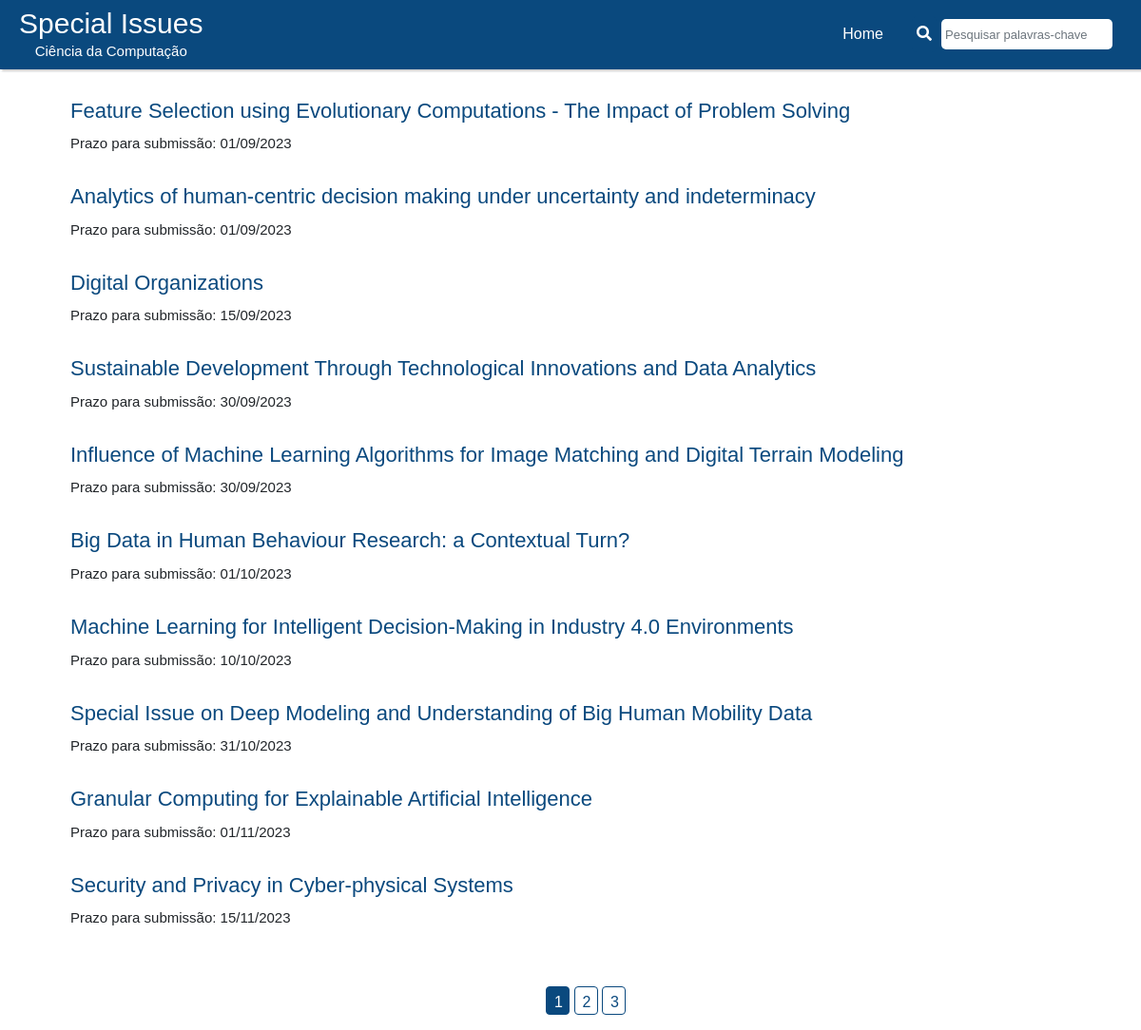
Before: / with the older database file.
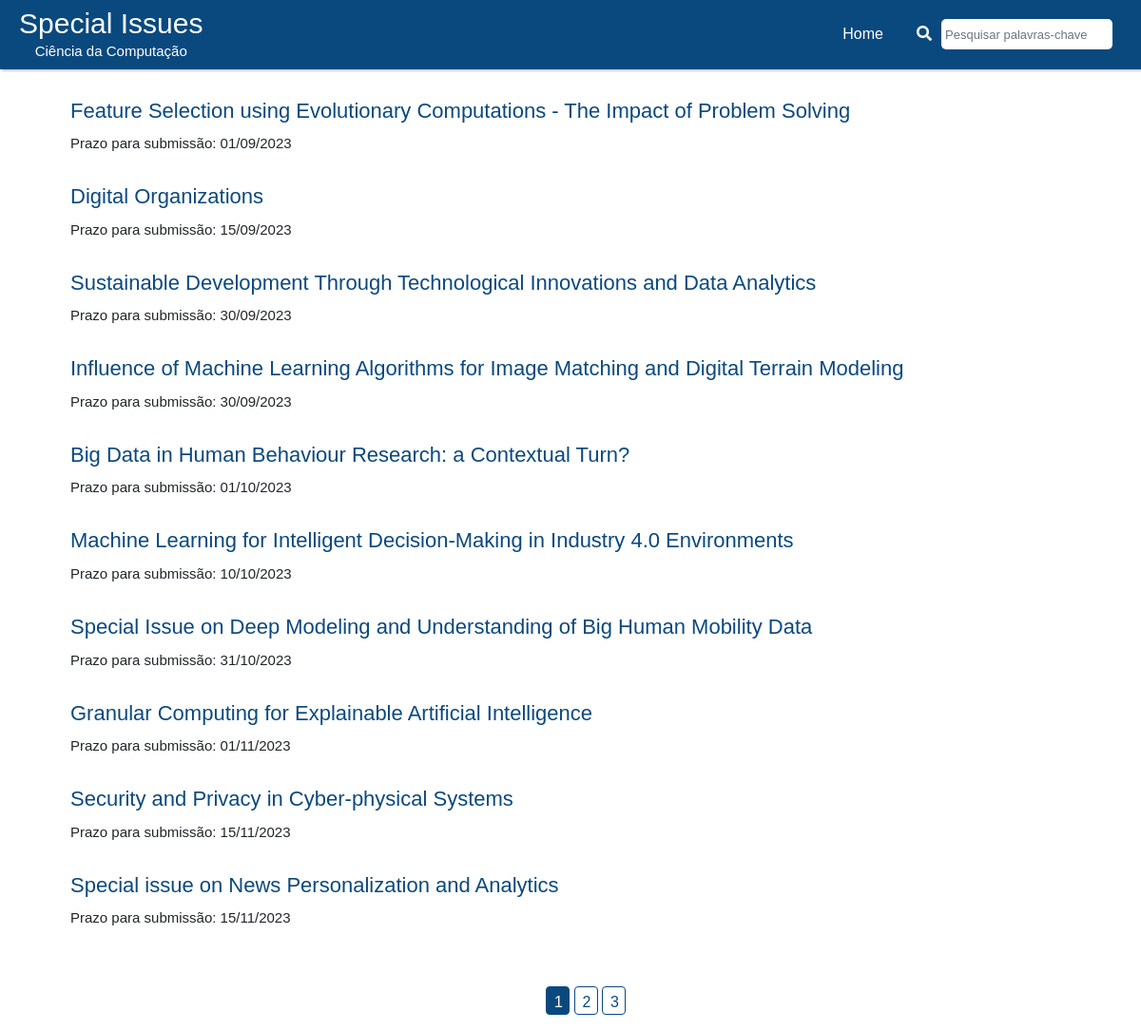
After: the same page with the newer database file.
### website/adm/models.py (models this page shows)
class SPI(db.Model):
    id = db.Column(db.Integer, primary_key=True)
    editora = db.Column(db.String, unique=False, nullable=False)
    revista = db.Column(db.String, unique=False, nullable=False)
    titulo = db.Column(db.String, unique=False, nullable=False)
    link = db.Column(db.String, unique=True, nullable=False)
    prazo = db.Column(db.Date, unique=False, nullable=False)
    datanot = db.Column(db.Date, unique=False, nullable=False)
    detalhes = db.Column(db.String, unique=False, nullable=False)

### website/users/users_rotas.py (the view)
@app.route('/')
def home():
    per_page = 10
    page = request.args.get('page', type=int, default=1)
    specialissues = SPI.query.order_by(SPI.prazo.asc()).paginate(page=page, per_page=per_page)
    return render_template('users/users_home.html', title='Home para Usuários', specialissues=specialissues)

### website/templates/users/users_home.html (shortened to what this page needs)
{% extends 'layout.html' %}
{% block content %}
{% include 'users/users_navbar.html' %}
<div class="container">
    <ul>
        {% for spi in specialissues.items %}
        <li class="special-issue">
            <h3><a href="/detalhes/{{ spi.id }}">{{ spi.titulo }}</a></h3>
            <p class="date">Prazo para submissão: {{ spi.prazo.strftime('%d/%m/%Y') }}</p>
        </li>
        {% endfor %}
        <div class="col">
            {% for page_num in specialissues.iter_pages() %}
            {% if page_num%}
            {% if specialissues.page == page_num %}
            <a href="{{url_for('home', page=page_num)}}" class="btn btn-primary btn-sm">{{page_num}}</a>
            {% else %}
            <a href="{{url_for('home', page=page_num)}}" class="btn btn-outline-primary btn-sm">{{page_num}}</a>
            {% endif %}
            {% else %}
            ...
            {% endif %}
            {% endfor %}</div>
    </ul>
</div>
{% endblock content %}

Changed rows visible on the page:
removed SPI: titulo "Analytics of human-centric decision making under uncertainty and indeterminacy", prazo "01/09/2023"
now on this page (row unchanged): SPI: titulo "Special issue on News Personalization and Analytics", prazo "15/11/2023"
